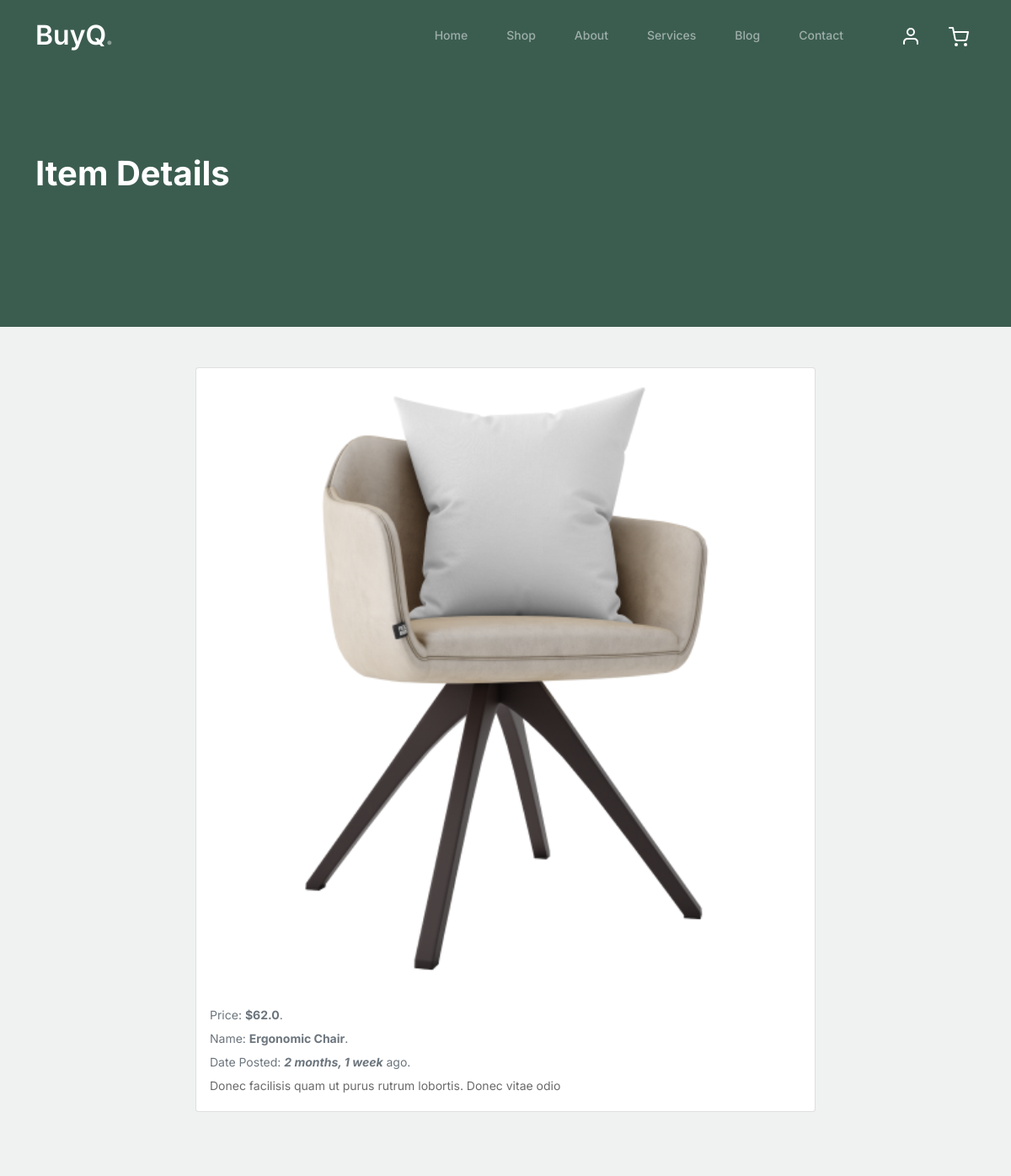
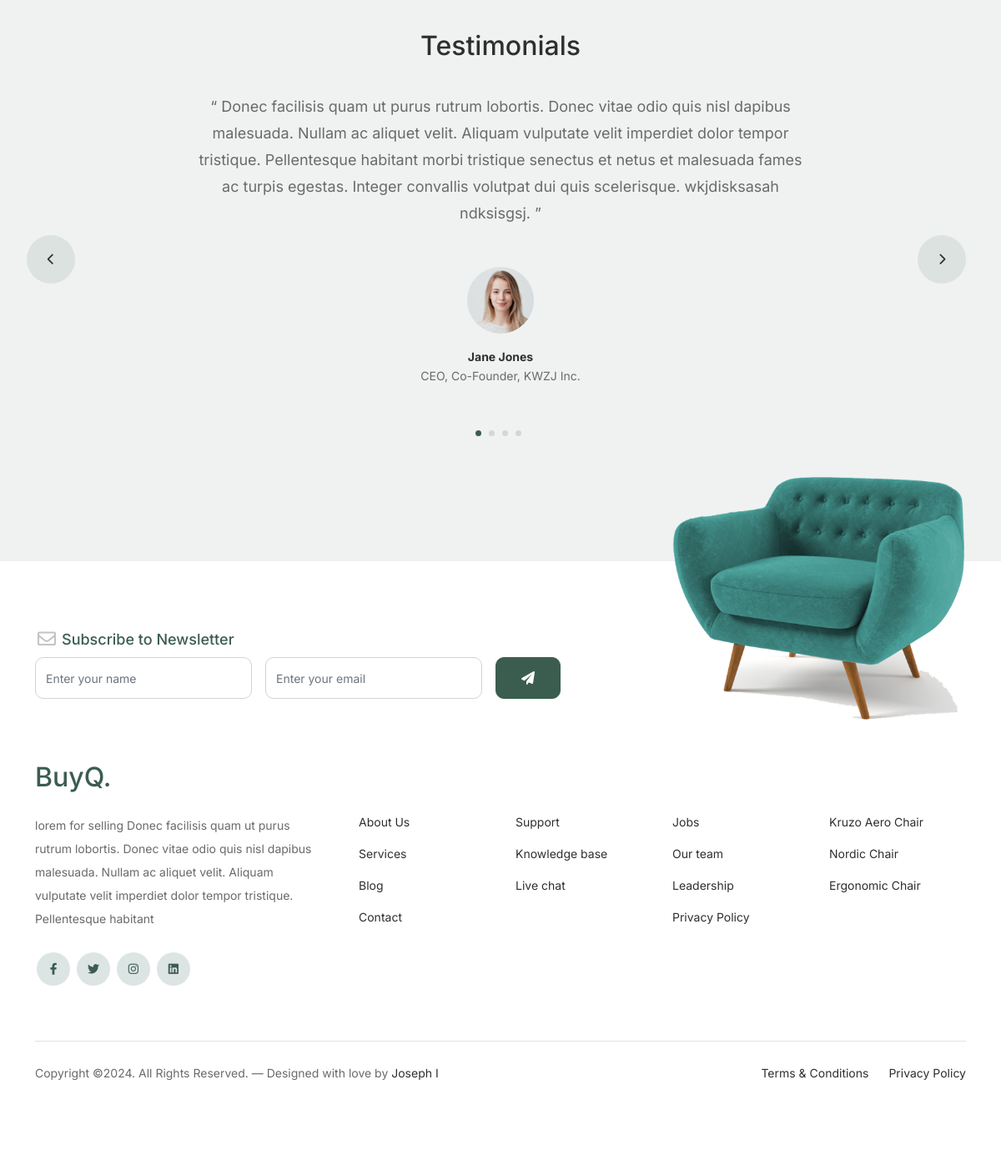
Page /view/4/ on the committed database (2 pictures, top to bottom).
### template_app/models.py (models this page shows, shortened)
class Company(models.Model):
    title = models.CharField(max_length=50)
    description = models.TextField()

class Pages(models.Model):
    page = models.CharField(max_length=20,blank=False, null=False, unique=True)
    title = models.CharField(max_length=50)
    subtitle = models.CharField(max_length=100,blank=True, null=True)
    has_button = models.BooleanField(default=False)

class Shop(models.Model):
    furniture_name = models.CharField(max_length=100, blank=False, null=False)
    price = models.FloatField()
    description = models.TextField(max_length=500)
    image = models.ImageField(upload_to='furniture', default='profile.png')
    date_posted = models.DateTimeField(auto_now_add=True)

class Testimonials(models.Model):
    customer_name = models.CharField(max_length=60, blank=False, null=False)
    title = models.CharField(max_length=30)
    image = models.ImageField(upload_to='testimonials', default='profile.png')
    message = models.TextField(max_length=1000, blank=False, null=False)

class SocialMedia(models.Model):
    name = models.CharField( max_length=20)
    link = models.CharField(max_length=500)

### template_app/views.py (the view)
# urls.py: path('view/<id>/', views.viewItem, name='view-item'),
def viewItem(request, id):
    item = Shop.objects.get(id=id)
    return render(request, 'view_item.html',{'item':item,**common_data('View')})

### template_app/views.py (called while the page is built)
def common_data(pageName):
    return {
        'testmonials': Testimonials.objects.all().order_by('?'),
        'products' : Shop.objects.all().order_by('?')[:3],
        'pages': Pages.objects.all(),
        'media': SocialMedia.objects.all(),
        'company' : Company.objects.last(),
        'page': Pages.objects.get(page=pageName),
        'nav' : pageName.lower()
    }

### templates/view_item.html (shortened to what this page needs)
{% extends "common.html" %}
{% block main %}
  <div class="container mt-5">
    <div class="row">
      <div class="col-md-8 offset-md-2">
        <div class="card">
          <img src="/media/{{ item.image }}" class="card-img-top" alt="{{ item.name }}">
          <div class="card-body">
            <p class="card-subtitle text-muted">
              Price:  <b>${{ item.price }}</b>.
              <br>
              Name: <b>{{ item.furniture_name}}</b>.
              <br>
              Date Posted: <b><i>{{ item.date_posted|timesince  }}</i></b> ago.
            </p>
            <p class="card-text">{{ item.description }}</p>
          </div>
        </div>
      </div>
    </div>
  </div>
{% endblock %}

### templates/common.html (shortened to what this page needs)
{% load static %}
<!doctype html>
<html lang="en">
<head>
		<link href="{% static 'css/bootstrap.min.css' %}" rel="stylesheet">
		<link href="https://cdnjs.cloudflare.com/ajax/libs/font-awesome/6.0.0-beta3/css/all.min.css" rel="stylesheet">
		<link href="{% static 'css/tiny-slider.css' %}" rel="stylesheet">
		<link rel="stylesheet" href="{% static 'css/style.css' %}">
	</head>
	<body>
		<nav class="custom-navbar navbar navbar navbar-expand-md navbar-dark bg-dark" arial-label="Furni navigation bar">
			<div class="container">
				<a class="navbar-brand" href="{% url 'myapp:home' %}">{{company.title}}<span>.</span></a>
				<div class="collapse navbar-collapse" id="navbarsFurni">
					<ul class="custom-navbar-nav navbar-nav ms-auto mb-2 mb-md-0">
						{% for k in pages %}
							{% if k.page != "Cart" and k.page != "View" %}
								<li class="nav-item {% if nav == k.page|lower %} active {% endif %}">
									<a class="nav-link" href="/{% if k.page|lower == 'home' %}{% else %}{{k.page|lower}}/ {% endif %}">{{ k.page }}</a>
								</li>
							{% endif %}
						{% endfor %}
					</ul>
					<ul class="custom-navbar-cta navbar-nav mb-2 mb-md-0 ms-5">
					<li><a class="nav-link" href="#"><img src="{% static 'images/user.svg' %}"></a></li>
						<li><a class="nav-link" href="{% url 'myapp:cart' %}"><img src="{% static 'images/cart.svg' %}"></a></li>
					</ul>
				</div>
			</div>
		</nav>
			<div class="hero">
				<div class="container">
					<div class="row justify-content-between">
						<div class="col-lg-5">
							<div class="intro-excerpt">
								<h1><span clsas="d-block">{{page.title}}</span></h1>
							</div>
						</div>
					</div>
				</div>
			</div>
        {% block main %}
        {% endblock %}
        {% if nav != "shop" and nav != "cart" and nav != "contact" %}
            <div class="testimonial-section before-footer-section">
                <div class="container">
                    <div class="row">
                        <div class="col-lg-7 mx-auto text-center">
                            <h2 class="section-title">Testimonials</h2>
                        </div>
                    </div>
                    <div class="row justify-content-center">
                        <div class="col-lg-12">
                            <div class="testimonial-slider-wrap text-center">
                                <div id="testimonial-nav">
                                    <span class="prev" data-controls="prev"><span class="fa fa-chevron-left"></span></span>
                                    <span class="next" data-controls="next"><span class="fa fa-chevron-right"></span></span>
                                </div>
                                <div class="testimonial-slider">
                                    {% for item in testmonials %}
										<div class="item">
											<div class="row justify-content-center">
												<div class="col-lg-8 mx-auto">
													<div class="testimonial-block text-center">
														<blockquote class="mb-5">
															<p>&ldquo; {{item.message}} &rdquo;</p>
														</blockquote>
														<div class="author-info">
															<div class="author-pic">
																<img src="/media/{{ item.image }}" alt="Maria Jones" class="img-fluid">
															</div>
															<h3 class="font-weight-bold">{{item.customer_name}}</h3>
															<span class="position d-block mb-3">{{item.title}}</span>
														</div>
													</div>
												</div>
											</div>
										</div>
									{% endfor %}
                                </div>
                            </div>
                        </div>
                    </div>
                </div>
            </div>
        {% endif %}
		<footer class="footer-section">
			<div class="container relative">
				<div class="sofa-img">
					<img src="{% static 'images/sofa.png' %}" alt="Image" class="img-fluid">
				</div>
				<div class="row">
					<div class="col-lg-8">
						<div class="subscription-form">
							<h3 class="d-flex align-items-center"><span class="me-1"><img src="{% static 'images/envelope-outline.svg' %}" alt="Image" class="img-fluid"></span><span>Subscribe to Newsletter</span></h3>
							<form action="#" class="row g-3">
								<div class="col-auto">
									<input type="text" class="form-control" placeholder="Enter your name">
								</div>
								<div class="col-auto">
									<input type="email" class="form-control" placeholder="Enter your email">
								</div>
								<div class="col-auto">
									<button class="btn btn-primary">
										<span class="fa fa-paper-plane"></span>
									</button>
								</div>
							</form>
						</div>
					</div>
				</div>
				<div class="row g-5 mb-5">
					<div class="col-lg-4">
						<div class="mb-4 footer-logo-wrap"><a href="#" class="footer-logo">{{company.title}}<span>.</span></a></div>
						<p class="mb-4">{{company.description}}</p>
						<ul class="list-unstyled custom-social">
							{% for j in media %}
								<li><a href="{{j.link}}"><span class="fa fa-brands fa-{{j.name}}"></span></a></li>
							{% endfor %}
						</ul>
					</div>
					<div class="col-lg-8">
						<div class="row links-wrap">
							<div class="col-6 col-sm-6 col-md-3">
								<ul class="list-unstyled">
									{% for j in pages %}
									  {% if j.page != "Home" and j.page != "Shop" and j.page != "Cart" and j.page != "View" %}
										<li><a href="/{{j.page|lower}}/">{{j.title}}</a></li>
									  {% endif %}
									{% endfor %}
								</ul>
							</div>
							<div class="col-6 col-sm-6 col-md-3">
								<ul class="list-unstyled">
									<li><a href="#">Support</a></li>
									<li><a href="#">Knowledge base</a></li>
									<li><a href="#">Live chat</a></li>
								</ul>
							</div>
							<div class="col-6 col-sm-6 col-md-3">
								<ul class="list-unstyled">
									<li><a href="#">Jobs</a></li>
									<li><a href="#">Our team</a></li>
									<li><a href="#">Leadership</a></li>
									<li><a href="#">Privacy Policy</a></li>
								</ul>
							</div>
							<div class="col-6 col-sm-6 col-md-3">
								<ul class="list-unstyled">
									{% for item in products %}
										<li><a href="#">{{item.furniture_name}}</a></li>
									{% endfor %}
								</ul>
							</div>
						</div>
					</div>
				</div>
				<div class="border-top copyright">
					<div class="row pt-4">
						<div class="col-lg-6">
							<p class="mb-2 text-center text-lg-start">Copyright &copy;. All Rights Reserved. &mdash; Designed with love by <a href="https://www.linkedin.com/in/joseph-indieka-234b63231/">Joseph I</a>
            </p>
						</div>
						<div class="col-lg-6 text-center text-lg-end">
							<ul class="list-unstyled d-inline-flex ms-auto">
								<li class="me-4"><a href="#">Terms &amp; Conditions</a></li>
								<li><a href="#">Privacy Policy</a></li>
							</ul>
						</div>
					</div>
				</div>
			</div>
		</footer>
	</body>
</html>

### template_app/static/css/tiny-slider.css (style rules this page uses)
.tns-slider { -webkit-transition:all 0s;-moz-transition:all 0s;transition:all 0s }
.tns-slider>.tns-item { -webkit-box-sizing:border-box;-moz-box-sizing:border-box;box-sizing:border-box }
.tns-horizontal.tns-subpixel { white-space:nowrap }
.tns-horizontal.tns-subpixel>.tns-item { display:inline-block;vertical-align:top;white-space:normal }

### rows in the picture
Company: title "BuyQ", description "lorem for selling Donec facilisis quam ut purus rutrum lobortis. Donec vitae odio quis nisl dapibus malesuada. Nullam ac aliquet velit. Aliquam vulputate velit imperdiet dolor tempor tristique. Pellentesque habitant"
Pages: page "Home"
Pages: page "Shop"
Pages: page "About", title "About Us"
Pages: page "Services", title "Services"
Pages: page "Blog", title "Blog"
Pages: page "Contact", title "Contact"
Pages: title "Item Details"
Shop: image (picture), price "62.0", furniture_name "Ergonomic Chair", date_posted "2 months, 1 week", description "Donec facilisis quam ut purus rutrum lobortis. Donec vitae odio"
Testimonials: message "Donec facilisis quam ut purus rutrum lobortis. Donec vitae odio quis nisl dapibus malesuada. Nullam ac aliquet velit. Aliquam vulputate velit imperdiet dolor tempor tristique. Pellentesque habitant morbi tristique senectus et netus et malesuada fames ac turpis egestas. Integer convallis volutpat dui quis scelerisque. wkjdisksasah ndksisgsj.", image (picture), customer_name "Jane Jones", title "CEO, Co-Founder, KWZJ Inc."
Shop: furniture_name "Kruzo Aero Chair"
Shop: furniture_name "Nordic Chair"
